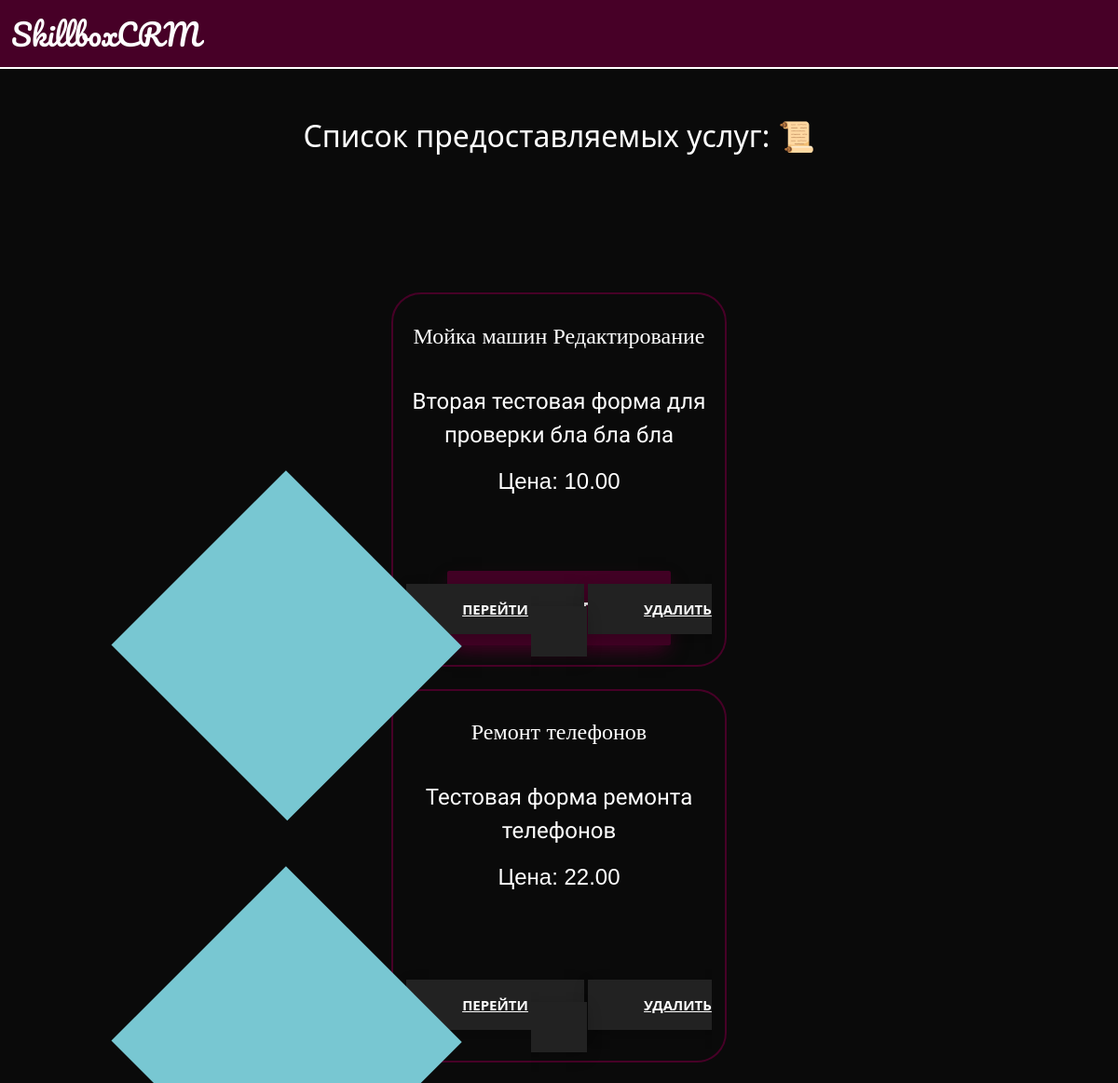
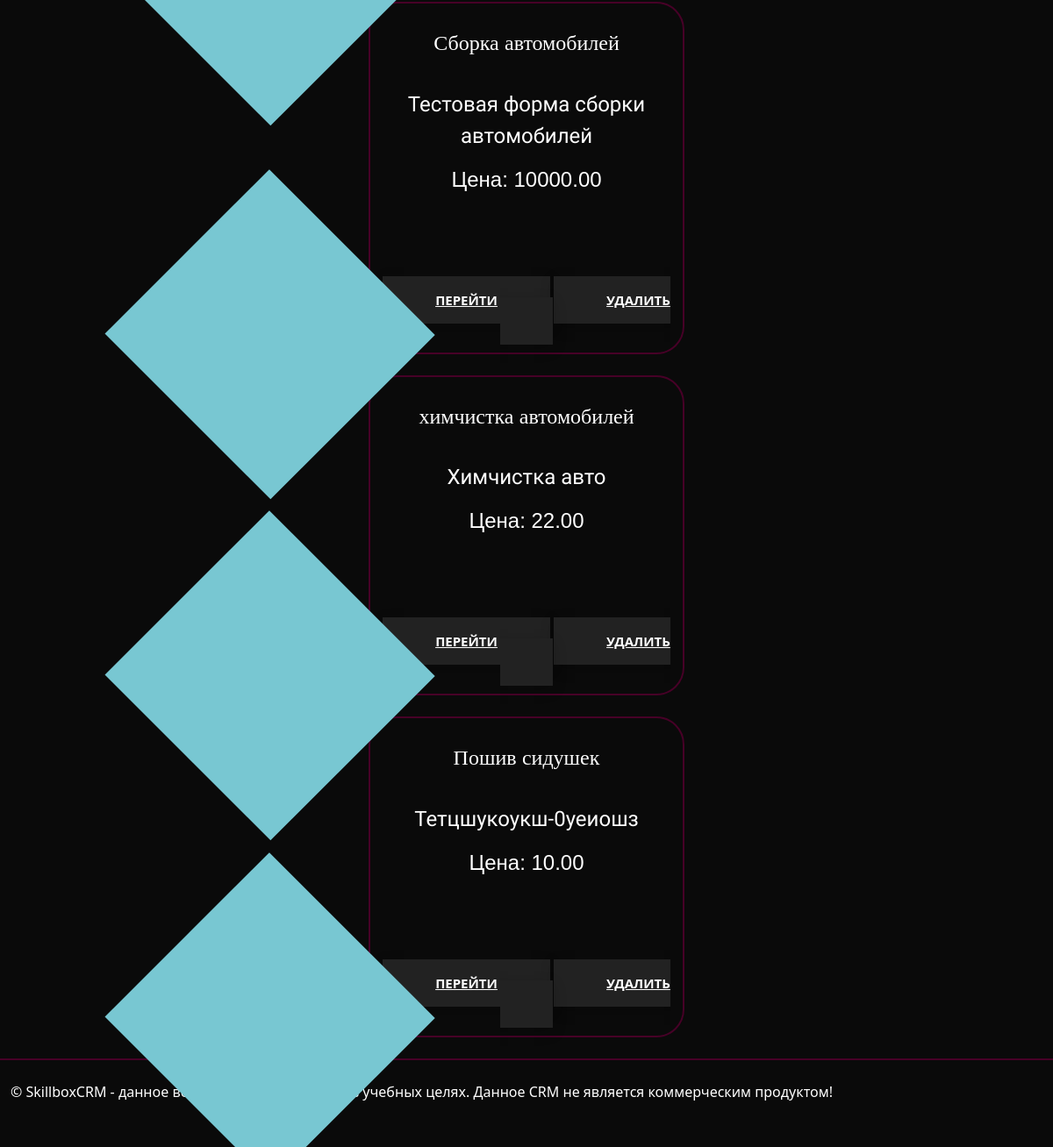
The page /service/ on the database as committed earlier (2 pictures, top to bottom).
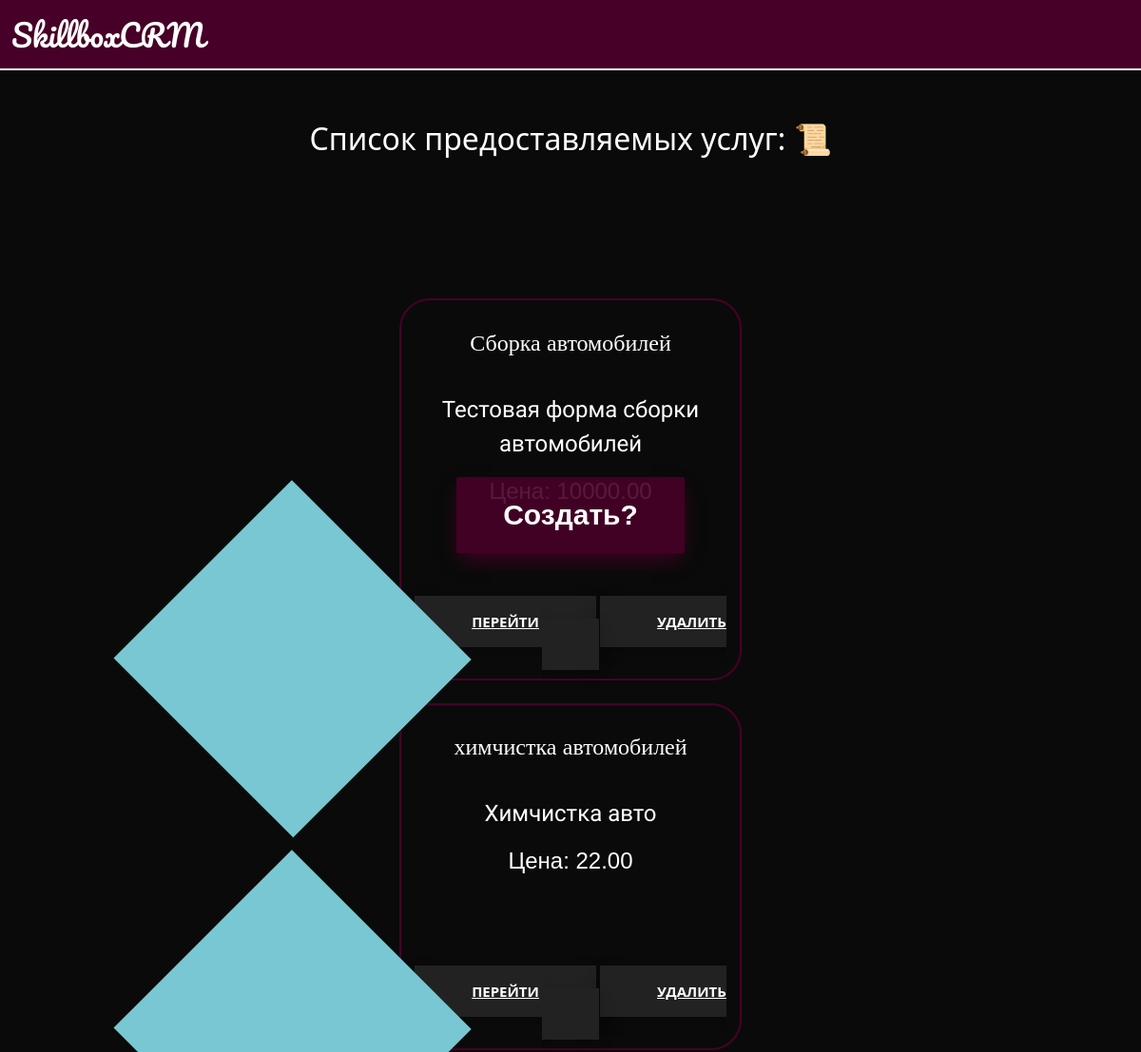
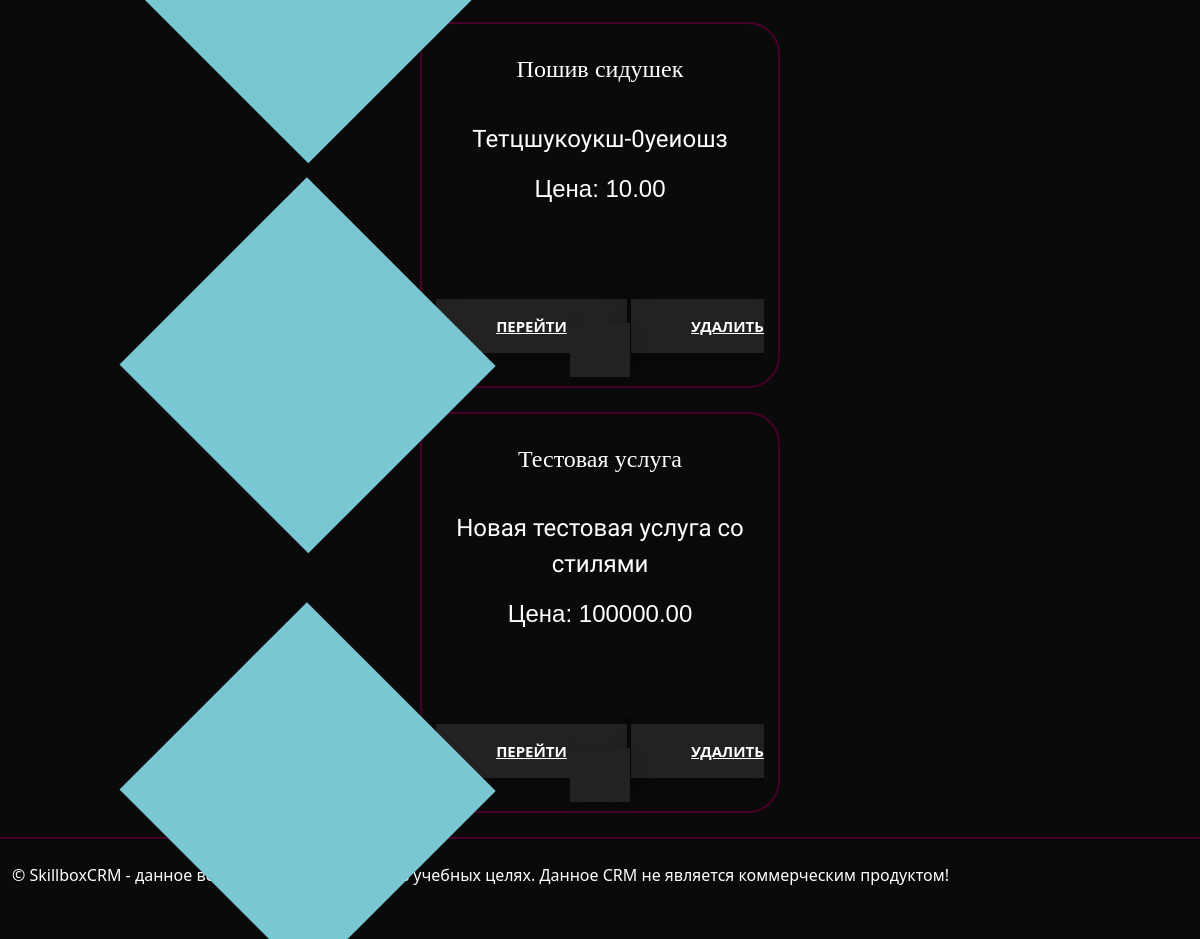
The same page on the database as committed later (2 pictures, top to bottom).
### services/models.py (models this page shows, shortened)
class Service(models.Model):
    name = models.CharField(max_length=255)
    description = models.TextField()
    price = models.DecimalField(default=0, max_digits=8, decimal_places=2)

### services/views.py (the view)
# urls.py: path("", ServiceListView.as_view(), name="list_service"),
class ServiceListView(ListView):
    model = Service
    template_name = "service/service_list.html"
    context_object_name = 'service'

### services/templates/service/service_list.html (shortened to what this page needs)
{% extends 'service/base_main.html' %}
{% block body %}
    <div class="box_service_text">Список предоставляемых услуг: 📜</div>
    <a href="{% url 'service:create_service' %}" class="create_btn">
        <div>
        </div>
    </a>
    {% for s in service %}
    <div class="box_service">
        <div class="box_service_name">{{ s.name }}</div>
        <div class="box_service_description">{{ s.description }}</div>
        <div class="box_service_price">Цена: {{ s.price }}</div>
        <a class="btn_list" href="{% url 'service:detail_service' pk=s.pk %}"><span>Перейти</span></a>
        <a class="btn_list" href="{% url 'service:delete_service' pk=s.pk %}" style="margin-top: 2%;"><span>Удалить</span></a>
        <br><br>
    </div>
    {% empty %}
        <div class="no_list">Ещё нет никаких услуг</div>
    {% endfor %}
{% endblock %}

Rows that differ between the two databases and show on the page:
removed Service: name "Мойка машин Редактирование", description "Вторая тестовая форма для проверки бла бла бла", price "10.00"
removed Service: name "Ремонт телефонов", description "Тестовая форма ремонта телефонов", price "22.00"
added Service: name "Тестовая услуга", description "Новая тестовая услуга со стилями", price "100000.00"
